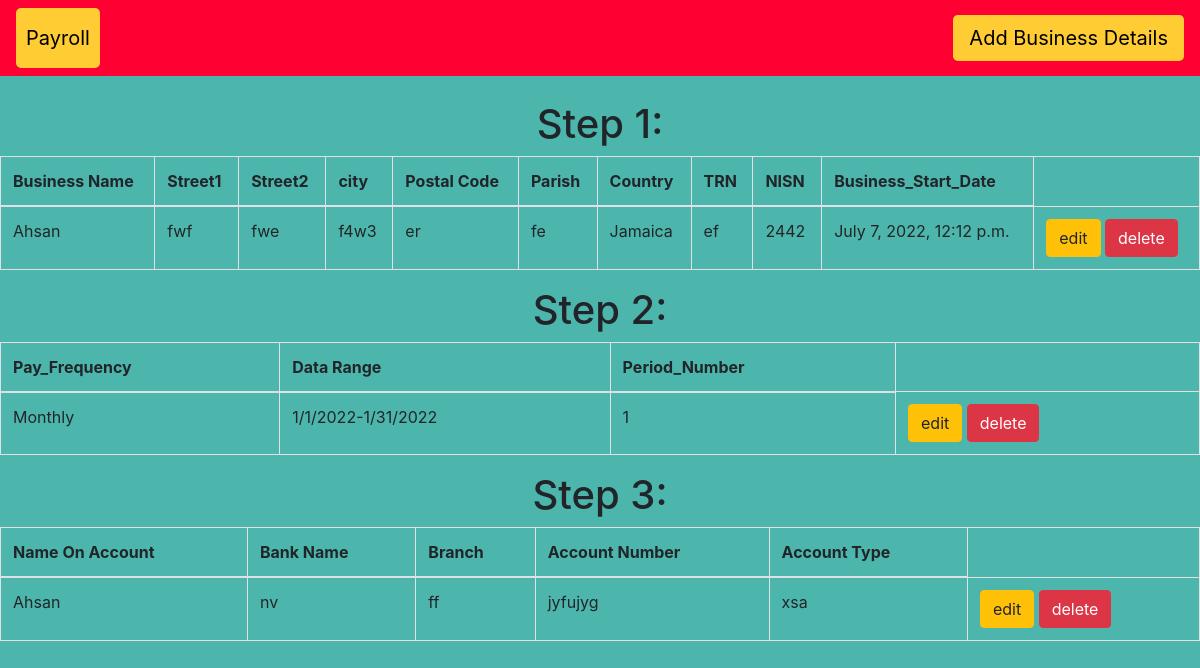
/index, run on the app's committed database.
### accounts/models.py (models this page shows, shortened)
class Create_Business(models.Model):
    business_name = models.CharField(max_length = 200)
    street1=models.CharField(max_length = 200)
    street2=models.CharField(max_length = 200)
    city=models.CharField(max_length = 200)
    postal_code=models.CharField(max_length = 200)
    parish=models.CharField(max_length = 200)
    country=models.CharField(max_length = 200,default='Jamaica')
    Tax_Registration_No=models.CharField(max_length = 200)
    National_Insurance_Scheme_Number=models.CharField(max_length = 200)
    Business_Start_Date= models.DateTimeField()
    pay=models.ForeignKey(Pay1,on_delete=models.CASCADE)
    Date1=models.ForeignKey(Data_Range1,on_delete=models.CASCADE)
    Date2=models.ForeignKey(Data_Range2,on_delete=models.CASCADE)
    Period=models.ForeignKey(Period_Number,on_delete=models.CASCADE)
    Name_On_Account=models.CharField(max_length=200)
    Bank_Name=models.CharField(max_length=200)
    Branch=models.CharField(max_length=200)
    Account_Number=models.CharField(max_length=200)
    Account_Type=models.CharField(max_length=200)

class Pay1(models.Model):
    pay_frequency = models.CharField(max_length=200)
    def __str__(self):
        return self.pay_frequency

class Data_Range1(models.Model):
    Start_Date = models.CharField(max_length=200)
    def __str__(self):
        return self.Start_Date

class Data_Range2(models.Model):
    End_Date = models.CharField(max_length=200)
    def __str__(self):
        return self.End_Date

class Period_Number(models.Model):
    period_number = models.CharField(max_length=200)
    def __str__(self):
        return self.period_number

### accounts/views.py (the view)
# urls.py: path('index', views.create_business, name = 'index'),
def create_business(request):
	shelf = Create_Business.objects.all()
	return render(request, 'book/create_business.html', {'shelf': shelf})

### templates/book/create_business.html (shortened to what this page needs)
<!DOCTYPE html>
{% load static %}
<html>
<head>
	<link rel="stylesheet" href="https://stackpath.bootstrapcdn.com/bootstrap/4.3.1/css/bootstrap.min.css"
>
</head>
<body style="background-color:#4DB6AC;">
	<nav class="navbar navbar-light" style="background-color:#FF0033;">
		<a href="{% url 'index' %}" class="navbar-brand" style="background-color:#FFCC33;color:#000000;border-width:10px;border-color:#FFCC33;border-style:solid;border-spacing:30px;border-radius: 5px;">Payroll</a>
		<a href="{% url 'upload-book' %}" class="navbar-link btn-lg" style="background-color:#FFCC33;color:#000000;">Add Business Details</a>
	</nav>
	<br>
	{% block content %}
		<table class="table table-bordered">
			<h1 class="text-center">Step 1:</h1>
			<thead>
			  <tr>
				<th scope="col">Business Name</th>
				<th scope="col">Street1</th>
				<th scope="col">Street2</th>
				<th scope="col">city</th>
				<th scope="col">Postal Code</th>
				<th scope="col">Parish</th>
				<th scope="col">Country</th>
				<th scope="col">TRN</th>
				<th scope="col">NISN</th>
				<th scope="col">Business_Start_Date</th>
			  </tr>
			  {% for book in shelf %}
			</thead>
			<tbody>
			  <tr>
				<td>{{ book.business_name}}</td>
				<td>{{ book.street1}}</td>
				<td>{{ book.street2}}</td>
				<td>{{ book.city}}</td>
				<td>{{ book.postal_code}}</td>
				<td>{{ book.parish}}</td>
				<td>{{ book.country}}</td>
				<td>{{ book.Tax_Registration_No}}</td>
				<td>{{ book.National_Insurance_Scheme_Number}}</td>
				<td>{{ book.Business_Start_Date}}</td>
				<td><a href="update/{{book.id}}" class="btn btn-warning" id = '{{book.id}}'>edit</a>
					<a href="delete/{{book.id}}" class="btn btn-danger" id = '{{book.id}}'>delete</a></td>
			  </tr>
			  {% endfor %}
			</tbody>
		  </table>
		  <table class="table table-bordered">
			<h1 class="text-center">Step 2:</h1>
			<thead>
			  <tr>
				<th scope="col">Pay_Frequency</th>
				<th scope="col">Data Range</th>
				<th scope="col">Period_Number</th>
			  </tr>
			  {% for book in shelf %}
			</thead>
			<tbody>
			  <tr>
				<td>{{ book.pay}}</td>
				<td>{{ book.Date1}}-{{ book.Date2}}</td>
				<td>{{ book.Period}}</td>
				<td><a href="update/{{book.id}}" class="btn btn-warning" id = '{{book.id}}'>edit</a>
					<a href="delete/{{book.id}}" class="btn btn-danger" id = '{{book.id}}'>delete</a></td>
			  </tr>
			  {% endfor %}
			</tbody>
		  </table>
		  <table class="table table-bordered">
			<h1 class="text-center">Step 3:</h1>
			<thead>
			  <tr>
				<th scope="col">Name On Account</th>
				<th scope="col">Bank Name</th>
				<th scope="col">Branch</th>
				<th scope="col">Account Number</th>
				<th scope="col">Account Type</th>
			  </tr>
			  {% for book in shelf %}
			</thead>
			<tbody>
			  <tr>
				<td>{{ book.Name_On_Account}}</td>
				<td>{{ book.Bank_Name}}</td>
				<td>{{ book.Branch}}</td>
				<td>{{ book.Account_Number}}</td>
				<td>{{ book.Account_Type}}</td>
				<td><a href="update/{{book.id}}" class="btn btn-warning" id = '{{book.id}}'>edit</a>
					<a href="delete/{{book.id}}" class="btn btn-danger" id = '{{book.id}}'>delete</a></td>
			  </tr>
			  {% endfor %}
			</tbody>
		  </table>
	{% endblock %}
	</body>
	</html>

### data on the page
Create_Business: business_name "Ahsan", street1 "fwf", street2 "fwe", city "f4w3", postal_code "er", parish "fe", country "Jamaica", Tax_Registration_No "ef", National_Insurance_Scheme_Number "2442", Business_Start_Date "July 7, 2022, 12:12 p.m.", pay "Monthly", Date1 "1/1/2022", Date2 "1/31/2022", Period "1", Name_On_Account "Ahsan", Bank_Name "nv", Branch "ff", Account_Number "jyfujyg", Account_Type "xsa"
